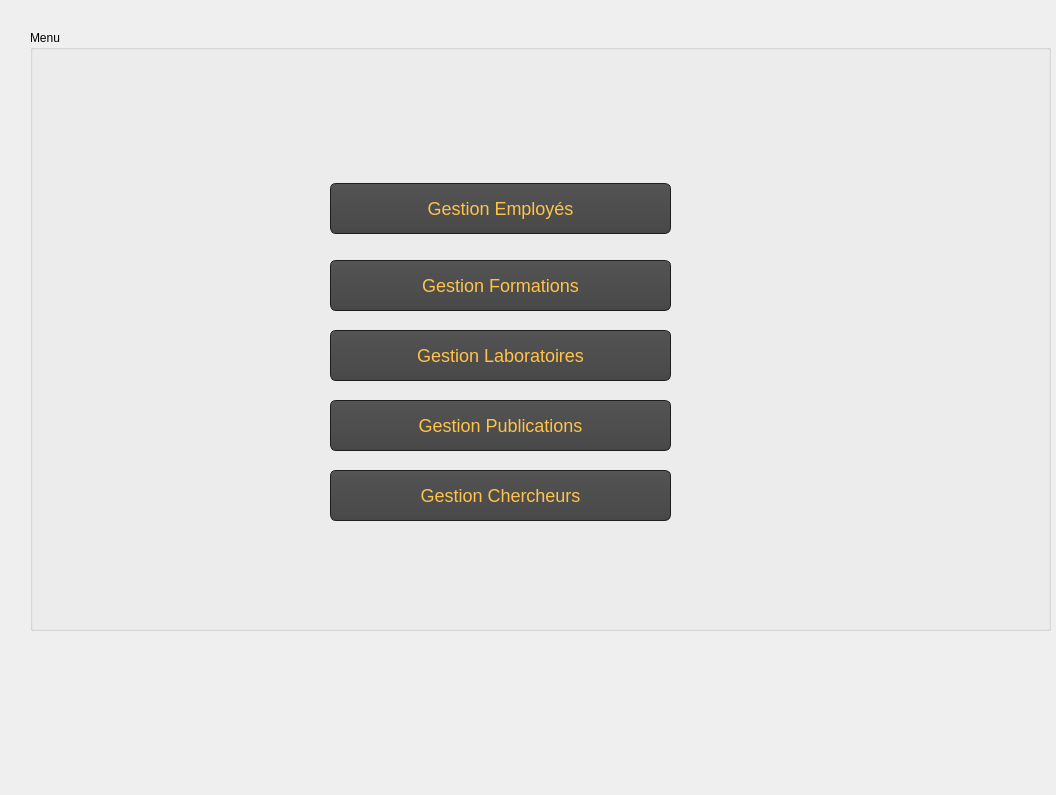
<?xml version="1.0" encoding="UTF-8"?>
<ui version="4.0">
 <class>menu</class>
 <widget class="QDialog" name="menu">
  <property name="geometry">
   <rect>
    <x>0</x>
    <y>0</y>
    <width>1056</width>
    <height>795</height>
   </rect>
  </property>
  <property name="windowTitle">
   <string>Dialog</string>
  </property>
  <widget class="QGroupBox" name="Integration">
   <property name="geometry">
    <rect>
     <x>30</x>
     <y>30</y>
     <width>1021</width>
     <height>601</height>
    </rect>
   </property>
   <property name="title">
    <string>Menu</string>
   </property>
   <widget class="QLabel" name="label">
    <property name="geometry">
     <rect>
      <x>90</x>
      <y>20</y>
      <width>1251</width>
      <height>611</height>
     </rect>
    </property>
    <property name="text">
     <string/>
    </property>
    <property name="pixmap">
     <pixmap>../../../../Downloads/332496417_636004678536897_2155687128768114301_n.jpg</pixmap>
    </property>
   </widget>
   <widget class="QPushButton" name="pushButton_emp">
    <property name="geometry">
     <rect>
      <x>300</x>
      <y>153</y>
      <width>341</width>
      <height>51</height>
     </rect>
    </property>
    <property name="styleSheet">
     <string notr="true">QPushButton
{
    color: #ffc34a;
    background-color: QLinearGradient( x1: 0, y1: 0, x2: 0, y2: 1, stop: 0 #565656, stop: 0.1 #525252, stop: 0.5 #4e4e4e, stop: 0.9 #4a4a4a, stop: 1 #464646);
    border-width: 1px;
    border-color: #1e1e1e;
    border-style: solid;
    border-radius: 6;
    padding: 3px;
    font-size: 18px;
    padding-left: 5px;
    padding-right: 5px;
}

QPushButton:pressed
{
    background-color: QLinearGradient( x1: 0, y1: 0, x2: 0, y2: 1, stop: 0 #2d2d2d, stop: 0.1 #2b2b2b, stop: 0.5 #292929, stop: 0.9 #282828, stop: 1 #252525);
}</string>
    </property>
    <property name="text">
     <string>Gestion Employés</string>
    </property>
   </widget>
   <widget class="QPushButton" name="pushButton_form">
    <property name="geometry">
     <rect>
      <x>300</x>
      <y>230</y>
      <width>341</width>
      <height>51</height>
     </rect>
    </property>
    <property name="styleSheet">
     <string notr="true">QPushButton
{
    color: #ffc34a;
    background-color: QLinearGradient( x1: 0, y1: 0, x2: 0, y2: 1, stop: 0 #565656, stop: 0.1 #525252, stop: 0.5 #4e4e4e, stop: 0.9 #4a4a4a, stop: 1 #464646);
    border-width: 1px;
    border-color: #1e1e1e;
    border-style: solid;
    border-radius: 6;
    padding: 3px;
    font-size: 18px;
    padding-left: 5px;
    padding-right: 5px;
}

QPushButton:pressed
{
    background-color: QLinearGradient( x1: 0, y1: 0, x2: 0, y2: 1, stop: 0 #2d2d2d, stop: 0.1 #2b2b2b, stop: 0.5 #292929, stop: 0.9 #282828, stop: 1 #252525);
}</string>
    </property>
    <property name="text">
     <string>Gestion Formations</string>
    </property>
   </widget>
   <widget class="QPushButton" name="pushButton_labo">
    <property name="geometry">
     <rect>
      <x>300</x>
      <y>300</y>
      <width>341</width>
      <height>51</height>
     </rect>
    </property>
    <property name="styleSheet">
     <string notr="true">QPushButton
{
    color: #ffc34a;
    background-color: QLinearGradient( x1: 0, y1: 0, x2: 0, y2: 1, stop: 0 #565656, stop: 0.1 #525252, stop: 0.5 #4e4e4e, stop: 0.9 #4a4a4a, stop: 1 #464646);
    border-width: 1px;
    border-color: #1e1e1e;
    border-style: solid;
    border-radius: 6;
    padding: 3px;
    font-size: 18px;
    padding-left: 5px;
    padding-right: 5px;
}

QPushButton:pressed
{
    background-color: QLinearGradient( x1: 0, y1: 0, x2: 0, y2: 1, stop: 0 #2d2d2d, stop: 0.1 #2b2b2b, stop: 0.5 #292929, stop: 0.9 #282828, stop: 1 #252525);
}</string>
    </property>
    <property name="text">
     <string>Gestion Laboratoires</string>
    </property>
   </widget>
   <widget class="QPushButton" name="pushButton_pub">
    <property name="geometry">
     <rect>
      <x>300</x>
      <y>370</y>
      <width>341</width>
      <height>51</height>
     </rect>
    </property>
    <property name="styleSheet">
     <string notr="true">QPushButton
{
    color: #ffc34a;
    background-color: QLinearGradient( x1: 0, y1: 0, x2: 0, y2: 1, stop: 0 #565656, stop: 0.1 #525252, stop: 0.5 #4e4e4e, stop: 0.9 #4a4a4a, stop: 1 #464646);
    border-width: 1px;
    border-color: #1e1e1e;
    border-style: solid;
    border-radius: 6;
    padding: 3px;
    font-size: 18px;
    padding-left: 5px;
    padding-right: 5px;
}

QPushButton:pressed
{
    background-color: QLinearGradient( x1: 0, y1: 0, x2: 0, y2: 1, stop: 0 #2d2d2d, stop: 0.1 #2b2b2b, stop: 0.5 #292929, stop: 0.9 #282828, stop: 1 #252525);
}</string>
    </property>
    <property name="text">
     <string>Gestion Publications</string>
    </property>
   </widget>
   <widget class="QPushButton" name="pushButton_cherch">
    <property name="geometry">
     <rect>
      <x>300</x>
      <y>440</y>
      <width>341</width>
      <height>51</height>
     </rect>
    </property>
    <property name="styleSheet">
     <string notr="true">QPushButton
{
    color: #ffc34a;
    background-color: QLinearGradient( x1: 0, y1: 0, x2: 0, y2: 1, stop: 0 #565656, stop: 0.1 #525252, stop: 0.5 #4e4e4e, stop: 0.9 #4a4a4a, stop: 1 #464646);
    border-width: 1px;
    border-color: #1e1e1e;
    border-style: solid;
    border-radius: 6;
    padding: 3px;
    font-size: 18px;
    padding-left: 5px;
    padding-right: 5px;
}

QPushButton:pressed
{
    background-color: QLinearGradient( x1: 0, y1: 0, x2: 0, y2: 1, stop: 0 #2d2d2d, stop: 0.1 #2b2b2b, stop: 0.5 #292929, stop: 0.9 #282828, stop: 1 #252525);
}</string>
    </property>
    <property name="text">
     <string>Gestion Chercheurs</string>
    </property>
   </widget>
  </widget>
  <widget class="QLabel" name="label_2">
   <property name="geometry">
    <rect>
     <x>-40</x>
     <y>-30</y>
     <width>1131</width>
     <height>861</height>
    </rect>
   </property>
   <property name="text">
    <string/>
   </property>
   <property name="pixmap">
    <pixmap>../wallpaperflare.com_wallpaper (1) (1).png</pixmap>
   </property>
  </widget>
  <zorder>label_2</zorder>
  <zorder>Integration</zorder>
 </widget>
 <resources/>
 <connections/>
</ui>
